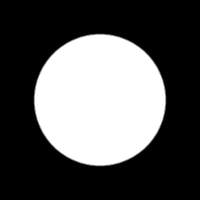
#> input picture a4/images/dot01.png, 200 x 200 px
$ python a4.py
#> lines starting #> are read from the running program, lines starting #| are printed output that depends on the picture; after the words box and inside, x2 and y2 are one past the last pixel; in counts of white or black regions, pixels touching at a corner belong together
#> further down, imageRGB is the input picture: shape (200, 200, 3); min 0, max 255, mean 86.6
from math import floor
import numpy as np
import skimage.io as skm
import matplotlib.pyplot as plt
import matplotlib.cm as cm


# wieso so komisch bei dot01 und dot02
# warum ist output abhängig von scaling

def derivativeHorizontal(imageIn):

    imageOut = np.empty((len(imageIn), len(imageIn[0])))
#> imageOut: shape (200, 200) float64; every value is 0

    for row in range(0, len(imageIn) - 1):
        for pixel in range(0, len(imageIn[0]) - 1):
            pixelDerivative = (float(imageIn[row][pixel - 1]) - float(imageIn[row][pixel + 1])) / 2
            imageOut[row][pixel] = pixelDerivative

            if imageIn[row][pixel] < 0:
                imageIn[row][pixel] = 0
            elif imageIn[row][pixel] > 255:
                imageIn[row][pixel] = 255
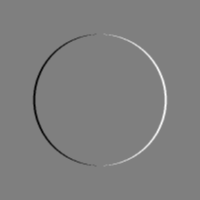
#> imageOut: shape (200, 200) float64; min -127.5, max 127.5, mean 0; drawn with min black and max white

    # return filter(imageOut, sobelFilterHorizontal, scaling, 'min')
    return imageOut


def derivativeVertical(imageIn):


    imageOut = np.empty((len(imageIn), len(imageIn[0])))
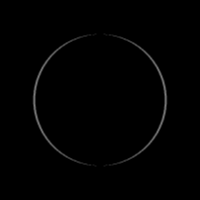
#> imageOut: shape (200, 200) float64; min 0, max 127.5, mean 1.7

    for row in range(0, len(imageIn) - 1):
        for pixel in range(0, len(imageIn[0]) - 1):
            pixelDerivative = (float(imageIn[row - 1][pixel]) - float(imageIn[row + 1][pixel])) / 2
            imageOut[row][pixel] = pixelDerivative
            if imageIn[row][pixel] < 0:
                imageIn[row][pixel] = 0
            elif imageIn[row][pixel] > 255:
                imageIn[row][pixel] = 255
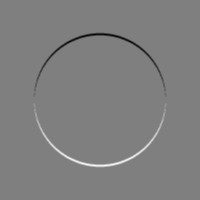
#> imageOut: shape (200, 200) float64; 3.82% of pixels changed, all inside (x1, y1, x2, y2) = (32, 32, 168, 168); drawn with min black and max white

    # return filter(imageOut, sobelFilterVertical, scaling, 'min')
    return imageOut


def getEdgeThickness(imageHorizontal, imageVertical):
    gradientAbsolute = np.sqrt(pow(imageHorizontal, 2) + pow(imageVertical, 2))

    return gradientAbsolute


# a3
def padding(image, offset, edge):
    height, width = image.shape
    out_image = np.zeros((height + offset * 2, width + offset * 2))
    if edge == 'min':
        out_image[offset: -offset, offset: -offset] = image
    if edge == 'max':
        out_image = (out_image + 1) * 255
        out_image[offset: -offset, offset: -offset] = image

    if edge == 'continue':
        tmp = image[0]
        for top in range(0, offset):
            out_image[top, offset: offset + width] = tmp
        tmp = image[top]
        for bot in range(height + offset, height + 2 * offset):
            out_image[bot, offset: offset + height] = tmp
        out_image[offset: -offset, offset: -offset] = image
        tmp = out_image[:, offset]
        for left in range(0, offset):
            out_image[:, left] = tmp
        tmp = out_image[:, width - offset]
        for right in range(width + offset, width + 2 * offset):
            out_image[:, right] = tmp

    return out_image


# a3
def filter1(image, filter_mask, off):
#> called with filter_mask = array of shape (3, 3), off = 1
    if off == 0:
        off = 1

    out_image = np.copy(image)

    # IMAGE SIZE / should change width height?
    m, n = image.shape
#> m = 200; n = 200
    # if n > m:
    #     m, n = n, m

    # OUTPUT IMAGE / reshape to offset size
    out_image = np.resize(out_image, (round(m / off), round(n / off)))

    # SCALE s / one divided by sum of all coefficients
    s = sum(sum(abs(filter_mask)))
    if s == 0:
        s = 1
    else:
        s = 1 / s

    # k is filter distance from current pixel
    k = floor(len(filter_mask) / 2)

    # moving mask by offset
    for v in range(k, n - k, off):
        for u in range(k, m - k, off):
            # collecting new pixel value q in mask area
            total = 0
            for j in range(-k, k + 1):
                for i in range(-k, k + 1):
                    p = image[u + i][v + j]
                    c = filter_mask[j + k][i + k]
                    total = total + c * p
            q = int(round(s * total))
            # [5 lines of commented-out code are left out]
            out_image[floor(u / off)][floor(v / off)] = q
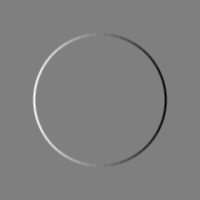
#> out_image: shape (200, 200) float64; min -123, max 123, mean 0; drawn with min black and max white

    return out_image


def rgb2gray(rgb):
    r, g, b = rgb[:, :, 0], rgb[:, :, 1], rgb[:, :, 2]
    gray = 0.2989 * r + 0.5870 * g + 0.1140 * b

    return gray


if __name__ == '__main__':
    imageRGB = skm.imread('images/dot01.png')
    imageOrg = rgb2gray(imageRGB)

    # imageRGB = skm.imread('images/dot02.png')
    # imageOrg = rgb2gray(imageRGB)

    # imageOrg = skm.imread('images/fhorn.jpg')

    offset = 20
    scaling = 1

    sobelFilterVertical = np.array([
        [-1, -2, -1],
        [0, 0, 0],
        [1, 2, 1]
    ])

    sobelFilterHorizontal = np.array([
        [-1, 0, 1],
        [-2, 0, 2],
        [-1, 0, 1]
    ])

    image_hor = derivativeHorizontal(imageOrg)
    image_ver = derivativeVertical(imageOrg)

    DX = filter1(imageOrg, sobelFilterVertical, scaling)
    DY = filter1(imageOrg, sobelFilterHorizontal, scaling)
#> call 2 of filter1, with filter_mask = array of shape (3, 3), off = 1
#> after the loop in filter1 (call 2), `for v in range(k, n - k, off):`:
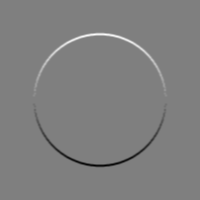
#> out_image: shape (200, 200) float64; min -123, max 123, mean 0; drawn with min black and max white

    E = getEdgeThickness(DX, DY)
    E2 = getEdgeThickness(image_ver, image_hor)


    # print(edgeThickness)

    # plot original
    plt.figure(1, dpi=300)
    plt.subplot(111)
    plt.imshow(imageOrg, cmap=cm.Greys_r)
    plt.show()
    # [16 lines of commented-out code are left out]
    plt.figure(1, dpi=300)
    plt.subplot(311)
    plt.imshow(DX, cmap=cm.Greys_r)
    # plot dy
    plt.figure(1, dpi=300)
    plt.subplot(312)
    plt.imshow(DY, cmap=cm.Greys_r)
    # plot edgeThickness
    plt.figure(1, dpi=300)
    plt.subplot(313)
    plt.imshow(E, cmap=cm.Greys_r)

    plt.show()

$ run again, with a4/images/dot02.png copied over a4/images/dot01.png
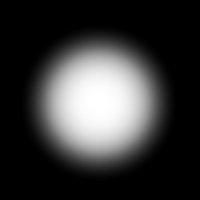
#> input picture a4/images/dot02.png, 200 x 200 px
#> imageRGB is the input picture: shape (200, 200, 3); min 0, max 255, mean 55.7
#> after the loop in filter1 (call 2), `for v in range(k, n - k, off):`:
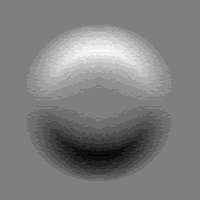
#> out_image: shape (200, 200) float64; min -8, max 8, mean 0; drawn with min black and max white
#> in getEdgeThickness (call 2), `gradientAbsolute = np.sqrt(pow(imageHorizontal, 2) + pow(imageVertical..`:
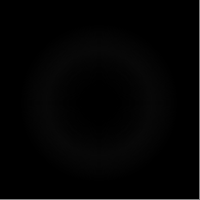
#> gradientAbsolute: shape (200, 200) float64; min 0, max 127.5, mean 3.3
